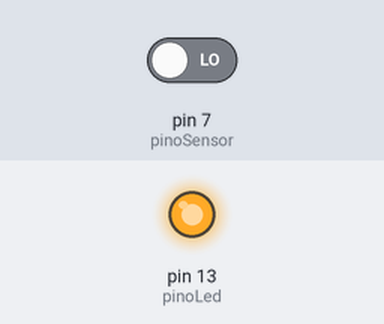
The sketch below on a simulated Arduino Uno, built with avr-gcc and run on an emulated ATmega328P. Shown: output pins drawn as LEDs (lit = HIGH). The test bench sets the inputs (shaded band); at power-on: pin 7 (pinoSensor) LOW.

Above: at 1.2 s.
1.3 s: pin 7 (pinoSensor) driven HIGH
At 2.5 s:
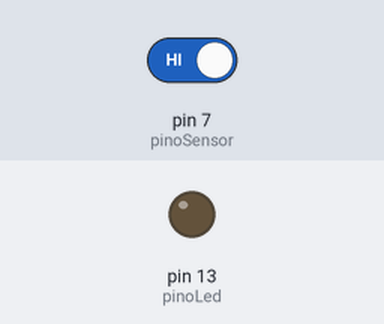
2.8 s: pin 7 (pinoSensor) driven LOW
At 3.7 s:
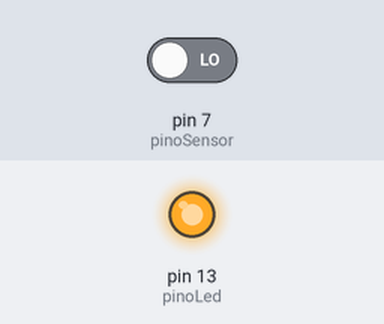
Timing chart, 0 to 5.8 s (numbered marks = the images above; inputs shaded):
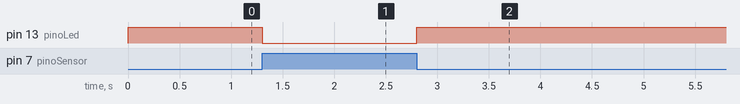

The sketch:

olamundo.ino
```cpp
int pinoLed = 13;
int pinoSensor = 7;
void setup()
{
  pinMode(pinoLed, OUTPUT);
  pinMode(pinoSensor,INPUT);
  digitalWrite(pinoLed,HIGH);
}
void loop()
{
  if(digitalRead(pinoSensor) == HIGH){
    digitalWrite(pinoLed, LOW);
  }
  else{
    digitalWrite(pinoLed, HIGH);
  }
}
```

Measured:
- after the input at 1.3 s, pin 13 (pinoLed): HIGH → LOW at once
- after the input at 2.8 s, pin 13 (pinoLed): LOW → HIGH at once
